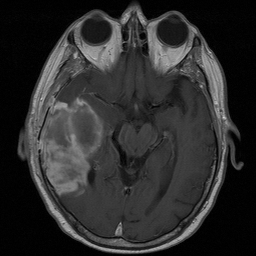
%> input picture Image1.bmp, 256 x 256 px
$ octave fuzzycmeanssegmentation.m   (GNU Octave 9; MATLAB toolbox functions it lacks are replaced by stand-ins)
%> lines starting %> are read from the running program, lines starting %| are printed output that depends on the picture; in (x1, y1, x2, y2) boxes, pixels count from 0 and x2, y2 are one past the last pixel; in counts of white or black regions, pixels touching at a corner belong together; the program's own positions count from 1
% This program illustrates the Fuzzy c-means segmentation of an image.
% This program converts an input image into two segments using Fuzzy k-means
% algorithm. The output is stored as "fuzzysegmented.jpg" in the current directory.
% This program can be generalised to get "n" segments from  an image
% by means of slightly modifying the given code.
clear all;clc;
[FN, PN]=uigetfile('*.bmp','load image file');
%> the answer given: Image1.bmp
IM=imread(fullfile(PN,FN));
%> IM is the input picture: size 256x256 uint8; min 0, max 213, mean 44.7
IM=double(IM);
%> IM: size 256x256 double
figure(1)
imshow(uint8(IM))
[maxX,maxY]=size(IM);
%> maxX = 256; maxY = 256
IMM=cat(3,IM,IM);
%%%%%%%%%%%%%%%%
cc1=8;
cc2=250;

ttFcm=0;
while(ttFcm<5)
    ttFcm=ttFcm+1

    c1=repmat(cc1,maxX,maxY);
    c2=repmat(cc2,maxX,maxY);
    if ttFcm==1
        test1=c1; test2=c2;
    end
    c=cat(3,c1,c2);

    ree=repmat(0.000001,maxX,maxY);
    ree1=cat(3,ree,ree);

    distance=IMM-c;
    distance=distance.*distance+ree1;

    daoShu=1./distance;

    daoShu2=daoShu(:,:,1)+daoShu(:,:,2);
    distance1=distance(:,:,1).*daoShu2;
    u1=1./distance1;
    distance2=distance(:,:,2).*daoShu2;
    u2=1./distance2;

    ccc1=sum(sum(u1.*u1.*IM))/sum(sum(u1.*u1));
    ccc2=sum(sum(u2.*u2.*IM))/sum(sum(u2.*u2));

    tmpMatrix=[abs(cc1-ccc1)/cc1,abs(cc2-ccc2)/cc2];
    pp=cat(3,u1,u2);

    for i=1:maxX
        for j=1:maxY
            if max(pp(i,j,:))==u1(i,j)
                IX2(i,j)=1;

            else
                IX2(i,j)=2;
            end
        end
    end
    %%%%%%%%%%%%%%%
   if max(tmpMatrix)<0.0001
         break;
  else
         cc1=ccc1;
         cc2=ccc2;

  end

 for i=1:maxX
       for j=1:maxY
            if IX2(i,j)==2
            IMMM(i,j)=254;
                 else
            IMMM(i,j)=8;
       end
    end
end
%%%%%%%%%%%%%%%%%%
  figure(2);

imshow(uint8(IMMM));
tostore=uint8(IMMM);
imwrite(tostore,'fuzzysegmented.jpg');
end
%> this loop made 5 passes
%> (ccc1, ccc2, tmpMatrix, cc1, cc2) on passes 1 to 5: (33.9, 131, [3.24 0.476], 33.9, 131), (28.11, 117.9, [0.171 0.0997], 28.11, 117.9), (24.7, 110.5, [0.121 0.0624], 24.7, 110.5), (22.25, 105.4, [0.0989 0.0463], 22.25, 105.4), (20.29, 101.4, [0.0882 0.038], 20.29, 101.4)
%> pass 1, `daoShu2=daoShu(:,:,1)+daoShu(:,:,2);`:
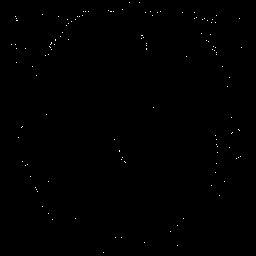
%> daoShu2: size 256x256 double; min 0.000137, max 1000000, mean 2075.2; drawn with min black and max white
%> pass 1, `u1=1./distance1;`:
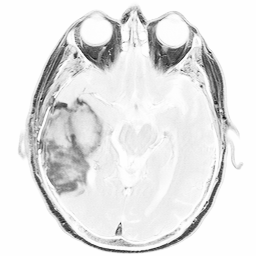
%> u1: size 256x256 double; min 0.0315, max 1, mean 0.905
%> after the loop:
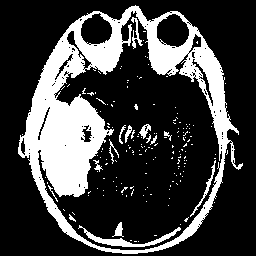
%> IMMM: size 256x256 double; values 8 (black) and 254 (white), 25.1% white; 172 white regions (158 under 20 px), largest, box (x1, y1, x2, y2) and area: (18, 5, 243, 254) 14831, (78, 225, 181, 247) 480, (190, 160, 216, 217) 148
%> after the loop: test1: size 256x256 double; every value is 8
%> after the loop: test2: size 256x256 double; every value is 250
%> after the loop, ttFcm = 5

for i=1:maxX
    for j=1:maxY
         if IX2(i,j)==2
            IMMM(i,j)=200;
             else
             IMMM(i,j)=1;
    end
  end
end

%%%%%%%%%%%%%%%%%%
IMMM=uint8(IMMM);
figure(3);
imshow(IMMM);
disp('The final cluster centers are');
ccc1
%> ccc1 = 20.29
ccc2
%> ccc2 = 101.4

      level = graythresh(IM);
%> level = 0.498
      BW = im2bw(IM,level);
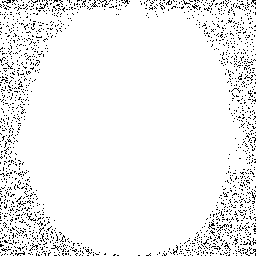
%> BW: size 256x256 logical; 94.2% white; black in thin lines or dots
      %figure, imshow(BW)
      level
%> level = 0.498

%> (the run ends here)

$ run again, on Image11.bmp
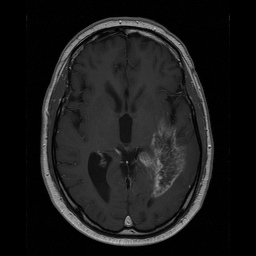
%> input picture Image11.bmp, 256 x 256 px
%> IM is the input picture: size 256x256 uint8; min 0, max 206, mean 25.9
%> IM: size 256x256 double
%> the loop `while(ttFcm<5)` made 5 passes
%> (ccc1, ccc2, tmpMatrix, cc1, cc2) on passes 1 to 5: (20.76, 132.2, [1.59 0.471], 20.76, 132.2), (17.43, 115.9, [0.16 0.123], 17.43, 115.9), (15.66, 105.7, [0.101 0.0881], 15.66, 105.7), (14.24, 97.69, [0.0909 0.0761], 14.24, 97.69), (12.83, 90.4, [0.0987 0.0747], 12.83, 90.4)
%> after the loop `while(ttFcm<5)`:
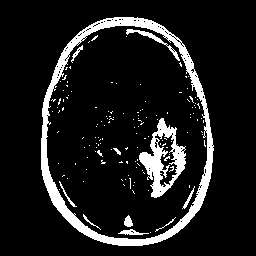
%> IMMM: size 256x256 double; values 8 (black) and 254 (white), 10.8% white; 144 white regions (133 under 20 px), largest, box (x1, y1, x2, y2) and area: (41, 17, 214, 246) 4590, (139, 118, 186, 198) 1479, (126, 29, 180, 61) 214
%> after the loop `while(ttFcm<5)`: ttFcm = 5
%> `ccc1`: ccc1 = 12.83
%> `ccc2`: ccc2 = 90.4
%> `level = graythresh(IM);`: level = 0.498
%> `BW = im2bw(IM,level);`:
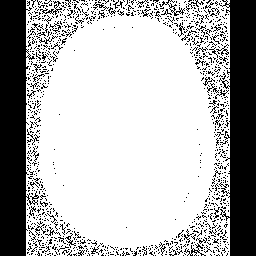
%> BW: size 256x256 logical; 71.8% white; 1100 black regions (1062 under 20 px), largest, box (x1, y1, x2, y2) and area: (219, 0, 256, 256) 6841, (0, 0, 39, 256) 6772, (159, 0, 185, 16) 91

$ run again, on Image3.bmp
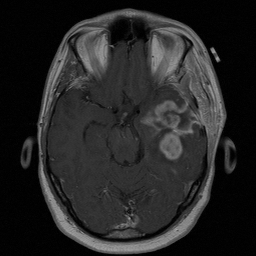
%> input picture Image3.bmp, 256 x 256 px
%> IM is the input picture: size 256x256 uint8; min 0, max 165, mean 37.4
%> IM: size 256x256 double
%> the loop `while(ttFcm<5)` made 5 passes
%> (ccc1, ccc2, tmpMatrix, cc1, cc2) on passes 1 to 5: (29.49, 120.1, [2.69 0.52], 29.49, 120.1), (22.68, 106.7, [0.231 0.112], 22.68, 106.7), (19.23, 99.63, [0.152 0.0661], 19.23, 99.63), (17, 94.94, [0.116 0.047], 17, 94.94), (15.31, 91.38, [0.0991 0.0375], 15.31, 91.38)
%> after the loop `while(ttFcm<5)`:
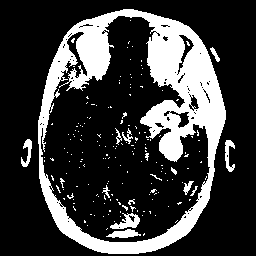
%> IMMM: size 256x256 double; values 8 (black) and 254 (white), 23.4% white; 179 white regions (164 under 20 px), largest, box (x1, y1, x2, y2) and area: (38, 9, 226, 254) 13722, (110, 213, 140, 229) 243, (106, 229, 141, 238) 190
%> after the loop `while(ttFcm<5)`: ttFcm = 5
%> `ccc1`: ccc1 = 15.31
%> `ccc2`: ccc2 = 91.38
%> `level = graythresh(IM);`: level = 0.498
%> `BW = im2bw(IM,level);`:
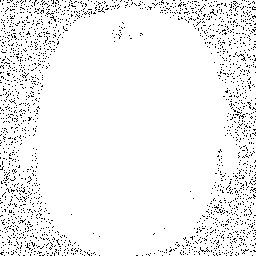
%> BW: size 256x256 logical; 94.5% white; black in thin lines or dots
